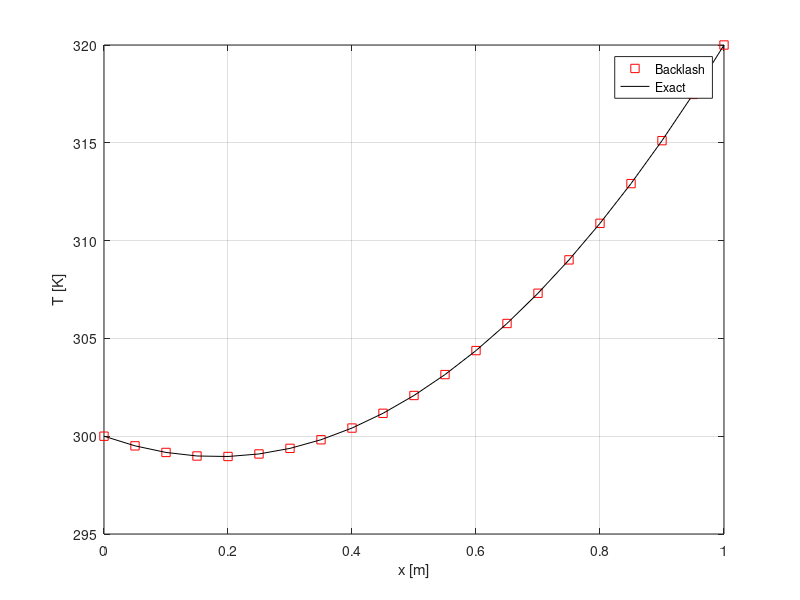

Source code (MATLAB):
%%%This programme is for  Worked Example 2 of lecture 1
clear all;
close all;
clc;

L=1; lambda=400; Ta=300; Tb=320; %physical constants
Sc=5000; Sp=-100; %source
n=21; %number of nodes

x0=linspace(0,L,n); %create grid of nodes
dx=L/(n-1); %distance between nodes
Dx=dx; %Dirichlet boundary conditions; we do not need the width of the boundary CV

A=zeros(n,n); B=zeros(n,1); %create matricies

A(1,1)=1; B(1)=Ta; %first node
A(n,n)=1; B(n)=Tb; %last node

for i=2:n-1 %fill matricies using loop from second node up to second from last node
    A(i,i-1)=-lambda/dx;
    A(i,i)=2*lambda/dx-Sp*Dx;
    A(i,i+1)=-lambda/dx;
    B(i)=Sc*Dx;
end

T=A\B; %find temprature profile using backlash
figure('color','w'); plot(x0,T,'rs'); grid on; %plot distance along volume against temprature at that node
xlabel('x [m]'); ylabel('T [K]'); hold on



%%%Tests to find accuarcy:

%Compare with theoretical solution, first some constants must be defined
%for the anaylitcal solution:
mu1=sqrt(abs(Sp)/lambda); mu2=-mu1;
c1=(Tb-(Sc/Sp+Ta)*exp(mu2*L)+Sc/Sp)/(exp(mu1*L)-exp(mu2*L)); c2=Ta+Sc/Sp-c1;
Tteo=c1*exp(mu1*x0)+c2*exp(mu2*x0)-Sc/Sp; %this is analyitcal solution
plot(x0,Tteo,'k-');
legend('Backlash','Exact');
error=mean(abs(T-Tteo')) %calulating error, ' next to Tteo transposes matrix

%Residual error check
residual=sum(abs(B-A*T))/sum(abs(diag(A).*T))

%Energy balance check
num=0; den=0;
for i=2:n-1
    num=num+abs(-lambda*(T(i)-T(i-1))/dx+lambda*(T(i+1)-T(i))/dx+(Sc+Sp*T(i))*dx);
    den=den+abs(lambda*(T(i)-T(i-1))/dx);
end
unbalance=num/den*100